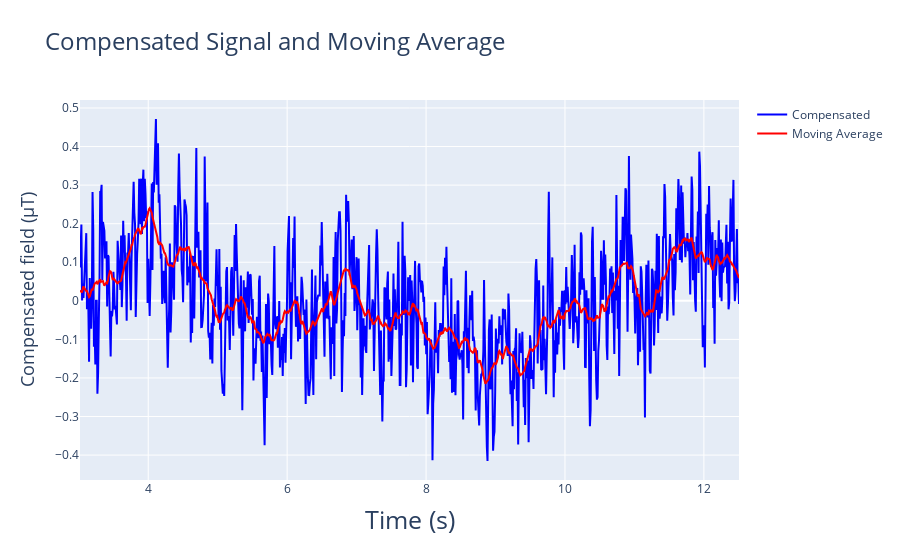

Notebook source saved alongside this figure:
### Code cell
fig = go.Figure()
fig.add_trace(go.Scatter(x=df_one['Time (s)'], y=df_one['Compensated'], mode='lines', name='Compensated', line=dict(color='blue')))
fig.add_trace(go.Scatter(x=df_one['Time (s)'], y=ma, mode='lines', name='Moving Average', line=dict(color='red')))
fig.update_layout(
    title=dict(text='Compensated Signal and Moving Average', font=dict(size=24)),
    xaxis=dict(title=dict(text='Time (s)', font=dict(size=25)),
               tickfont=dict(size=12)),
    yaxis=dict(title=dict(text='Compensated field (µT)', font=dict(size=18)),
               tickfont=dict(size=12)),
    legend=dict(font=dict(size=12))
)

fig.show()

### Figure 1 — Plotly figure (JSON) as saved in the notebook; plotly's stock layout.template omitted (floating-point values rounded to 4 significant figures; data arrays with more than 128 entries replaced by an {"elided": "..."} marker saying what was removed)
{"data": [{"line": {"color": "blue"}, "mode": "lines", "name": "Compensated", "type": "scatter", "x": {"elided": "947 float values"}, "y": {"elided": "947 float values"}}, {"line": {"color": "red"}, "mode": "lines", "name": "Moving Average", "type": "scatter", "x": {"elided": "947 float values"}, "y": {"elided": "947 float values"}}], "layout": {"legend": {"font": {"size": 12}}, "title": {"font": {"size": 24}, "text": "Compensated Signal and Moving Average"}, "xaxis": {"tickfont": {"size": 12}, "title": {"font": {"size": 25}, "text": "Time (s)"}}, "yaxis": {"tickfont": {"size": 12}, "title": {"font": {"size": 18}, "text": "Compensated field (µT)"}}}}
